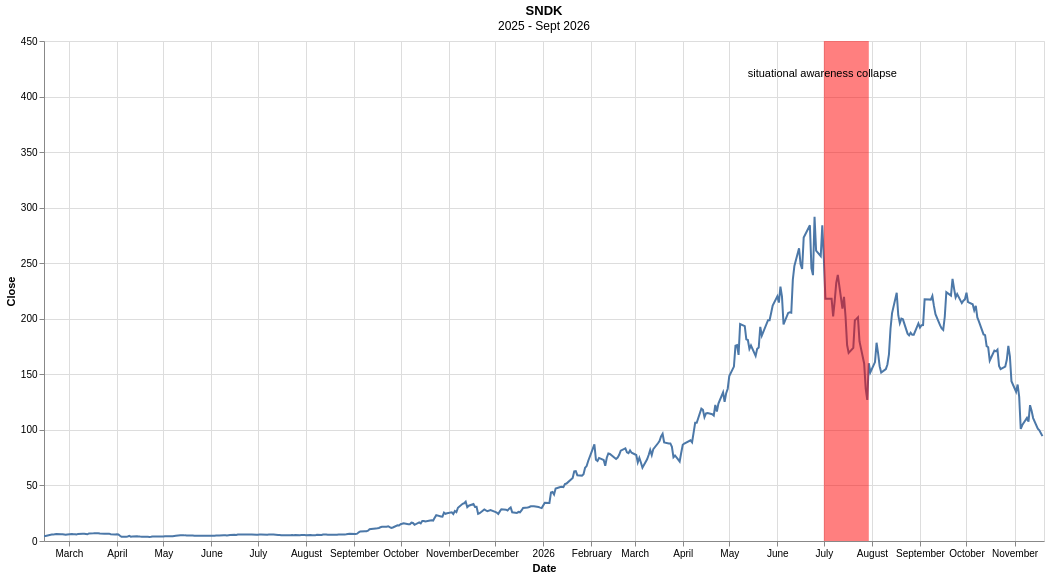

Here is the notebook cell this chart was saved with:
### Code cell
import altair as alt


price = alt.Chart(df).mark_line().encode(
    x="Date:T",
    y="Close:Q",
).properties(
    width=1000, height=500,
    title=alt.Title('SNDK', subtitle='2025 - Sept 2026')
)

rect = alt.Chart().mark_rect(color="red", opacity=0.5).encode(
    x=alt.datum(alt.DateTime(year=2026, month=7, date=1)),
    x2=alt.datum(alt.DateTime(year=2026, month=7, date=30)),
)

txt = alt.Chart().mark_text(text='situational awareness collapse', align='center').encode(
    x=alt.datum(alt.DateTime(year=2026, month=6, date=30)),
    y = alt.datum(420)
)

price + rect + txt

### Figure 1 — Vega-Lite specification as saved in the notebook (floating-point values rounded to 4 significant figures; data arrays with more than 128 entries replaced by an {"elided": "..."} marker saying what was removed)
{"config": {"view": {"continuousWidth": 300, "continuousHeight": 300}}, "layer": [{"data": {"name": "data-c7edfbca90a48660c222668138351a38"}, "mark": {"type": "line"}, "encoding": {"x": {"field": "Date", "type": "temporal"}, "y": {"field": "Close", "type": "quantitative"}}, "title": {"text": "SNDK", "subtitle": "2025 - Sept 2026"}}, {"data": {"name": "empty"}, "mark": {"type": "rect", "color": "red", "opacity": 0.5}, "encoding": {"x": {"datum": {"date": 1, "month": 7, "year": 2026}}, "x2": {"datum": {"date": 30, "month": 7, "year": 2026}}}}, {"data": {"name": "empty"}, "mark": {"type": "text", "align": "center", "text": "situational awareness collapse"}, "encoding": {"x": {"datum": {"date": 30, "month": 6, "year": 2026}}, "y": {"datum": 420}}}], "height": 500, "width": 1000, "$schema": "https://vega.github.io/schema/vega-lite/v6.4.1.json", "datasets": {"data-c7edfbca90a48660c222668138351a38": {"elided": "446 records"}, "empty": [{}]}}
